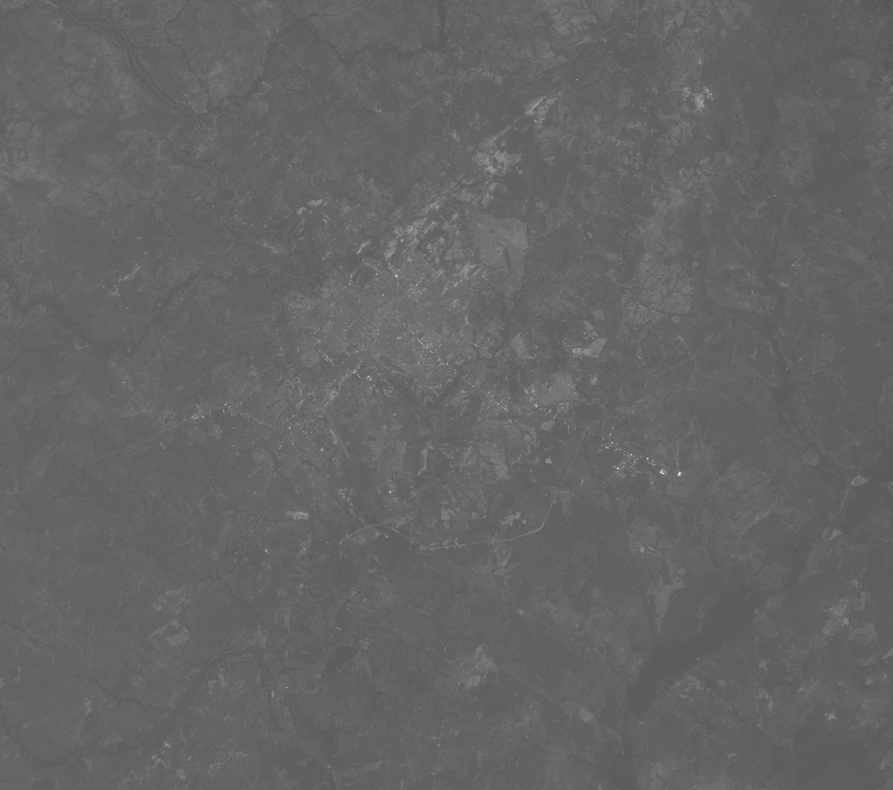
%> input picture Digital Image Processing/Image_dataset/LANDSAT_5_TM_19860908_226_071_L2_BAND1_Corte.tif, 893 x 790 px, shrunk from 1490 x 1318 before the run
$ octave Realce.m   (GNU Octave 9; MATLAB toolbox functions it lacks are replaced by stand-ins)
%> lines starting %> are read from the running program, lines starting %| are printed output that depends on the picture
clear all
close all
clc

pkg load image

% Acessar o diret髍io em que est鉶 minhas imagens
cd 'D:\OneDrive\GitHub\Geoprocessing\Digital Image Processing\Image_dataset';

% Fazendo a leitura de uma imagem
Nome_B1 = 'LANDSAT_5_TM_19860908_226_071_L2_BAND1_Corte.tif';
B1      = imread(Nome_B1); % Lendo o arquivo de imagem na vari醰el img
%> B1 is the input picture: size 790x893 uint8; min 84, max 238, mean 100.9

figure,imshow(B1,[]),title('Banda do Azul');
set(gca,'FontSize',40,'visible','on'),c=colorbar();set(c,'FontSize',40);

% Vamos criar um histograma para a nossa imagem
figure,imhist(B1),title('Histograma da banda 1');
set(gca,'FontSize',40);grid on;
%> after `grid on`:
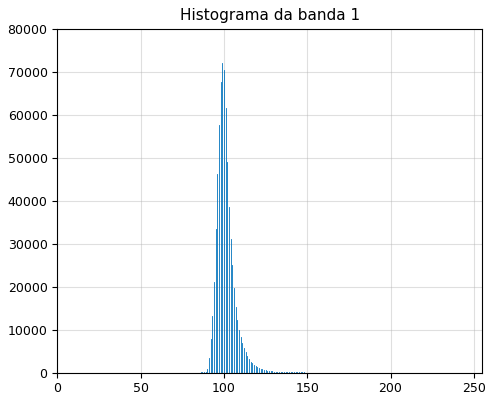
%> figure redrawn from the program's plot data; highest point at x = 99, y = 72057

[freq,X] = imhist(B1);
%> freq = 256 values, max 72057 at index 100, min 0 at index 1, mean 2755.7; X = 256 values from 0 to 255

% Realce linear de imagem
B1 = double(B1);
%> B1: size 790x893 double

Ymax = 255;
Xmin = 90;% depois vira 0
Xmax = 120;% depois vira 255

B1R = Ymax * (B1 - Xmin) ./ (Xmax - Xmin);
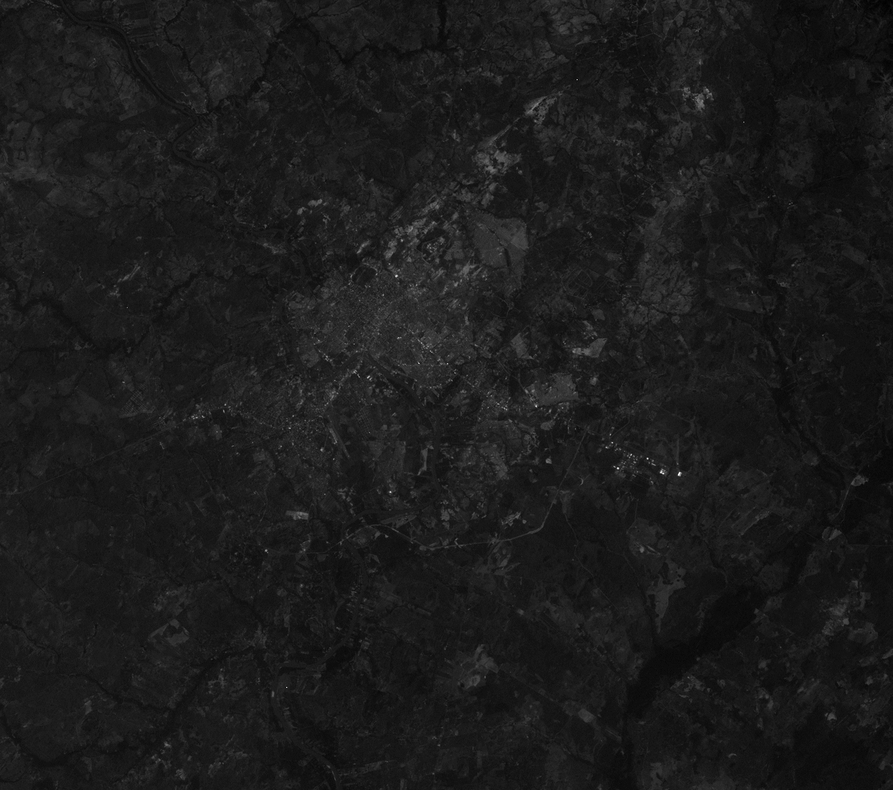
%> B1R: size 790x893 double; min -51, max 1258, mean 92.7; drawn with min black and max white
B1R = uint8(B1R);
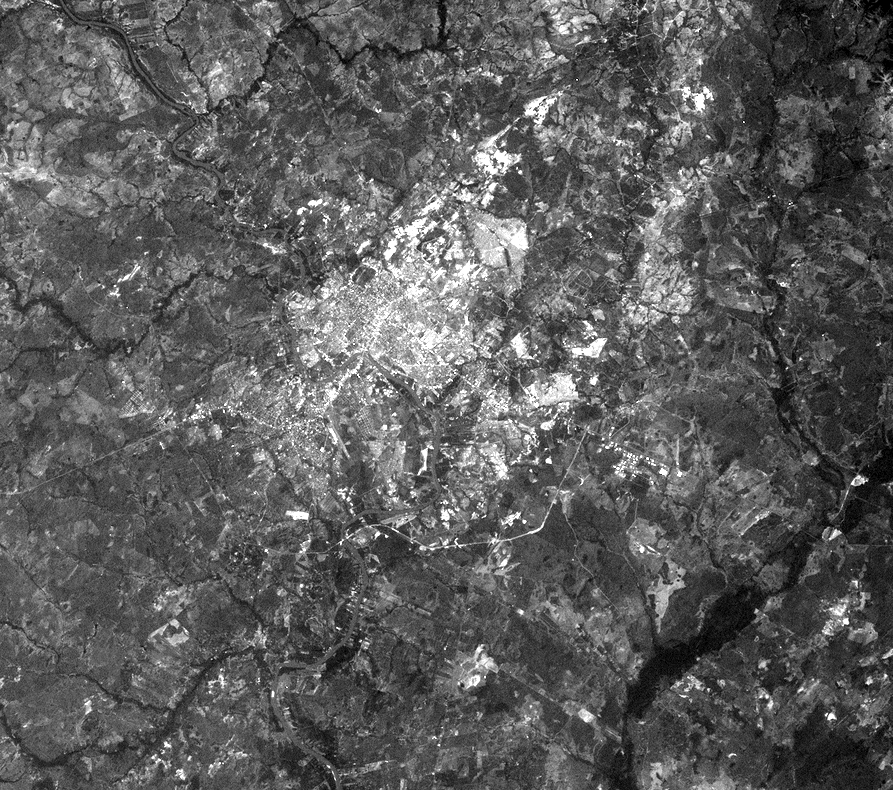
%> B1R: size 790x893 uint8; min 0, max 255, mean 92.3

figure,
subplot(1,2,1),imhist(B1R),title('Histograma da banda 1 real鏰da');
set(gca,'FontSize',40);grid on;
subplot(1,2,2),imhist(uint8(B1)),title('Histograma da imagem original');
set(gca,'FontSize',40);grid on;
%> after `grid on`:
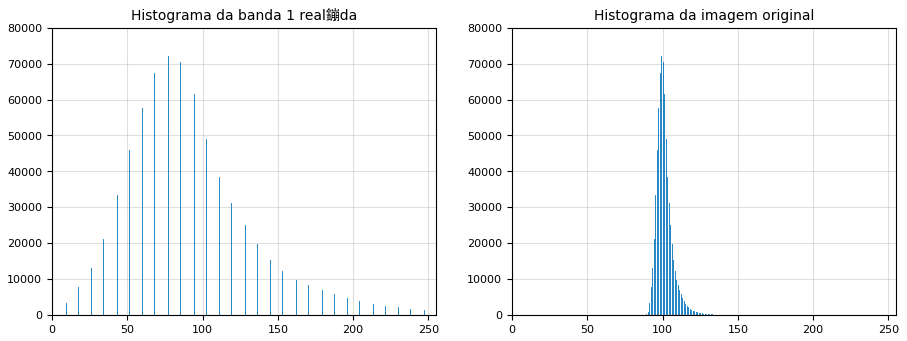
%> figure redrawn from the program's plot data, 2 panels; panel 1: highest point at x = 77, y = 72057; panel 2: highest point at x = 99, y = 72057

figure,
subplot(1,2,1),imshow(B1,[]),c=colorbar();title('Imagem original');
set(c,'FontSize',40);set(gca,'FontSize',40,'visible','on');
subplot(1,2,2),imshow(B1R,[]),c=colorbar();title('Imagem real鏰da');
set(c,'FontSize',40);set(gca,'FontSize',40,'visible','on');


% Equaliza玢o de histograma
B1eq = histeq(B1);
%> B1eq: size 790x893 double; every value is 1
figure,
subplot(1,3,1),imshow(B1,[]),title('B1 original');
set(gca,'FontSize',40);
subplot(1,3,2),imshow(B1eq,[]),title('B1 equalizada');
set(gca,'FontSize',40);
subplot(1,3,3),imshow(B1R,[]),title('B1 contraste linear');
set(gca,'FontSize',40);

figure,imhist(uint8(255*B1eq));


%====================================================================
% Transforma玢o de gamma!
format long e
% [25 lines of commented-out code are left out]
img_aero = imread('Aeroporto.jpg');
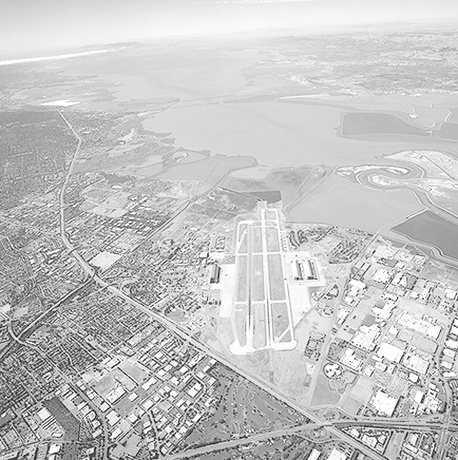
%> input picture Digital Image Processing/Image_dataset/Aeroporto.jpg, 458 x 460 px, shrunk from 764 x 768 before the run
%> img_aero is the input picture: size 460x458 uint8; min 4, max 255, mean 197.2
figure,imshow(img_aero,[]);
set(gca,'FontSize',40,'visible','on');

figure,imhist(img_aero);
set(gca,'FontSize',40,'visible','on');
%> figure, not shown here; highest point at x = 215, y = 4404

img_aero_gama = double(img_aero).^4;
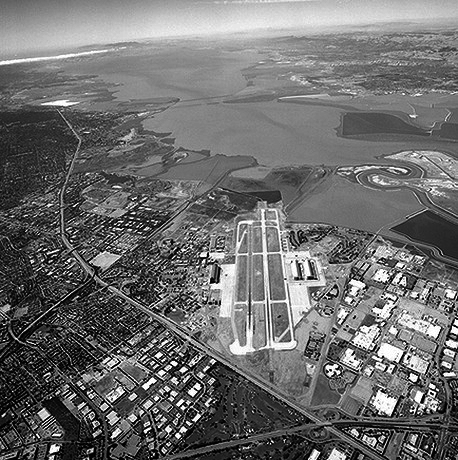
%> img_aero_gama: size 460x458 double; min 256, max 4228250625, mean 1.82e+09; drawn with min black and max white
figure,imshow(img_aero_gama,[]);
set(gca,'FontSize',40,'visible','on');

img_aero_gama_01 = img_aero_gama / max(img_aero_gama(:));
img_aero_gama_255 = uint8(img_aero_gama_01 * 255);

figure,imhist(img_aero_gama_255);
%> after `imhist(img_aero_gama_255)`:
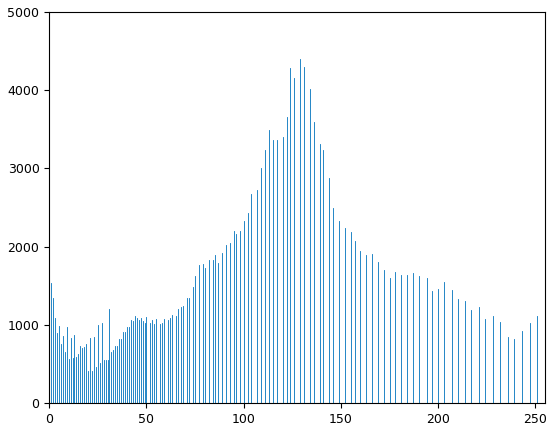
%> figure redrawn from the program's plot data; highest point at x = 129, y = 4404
